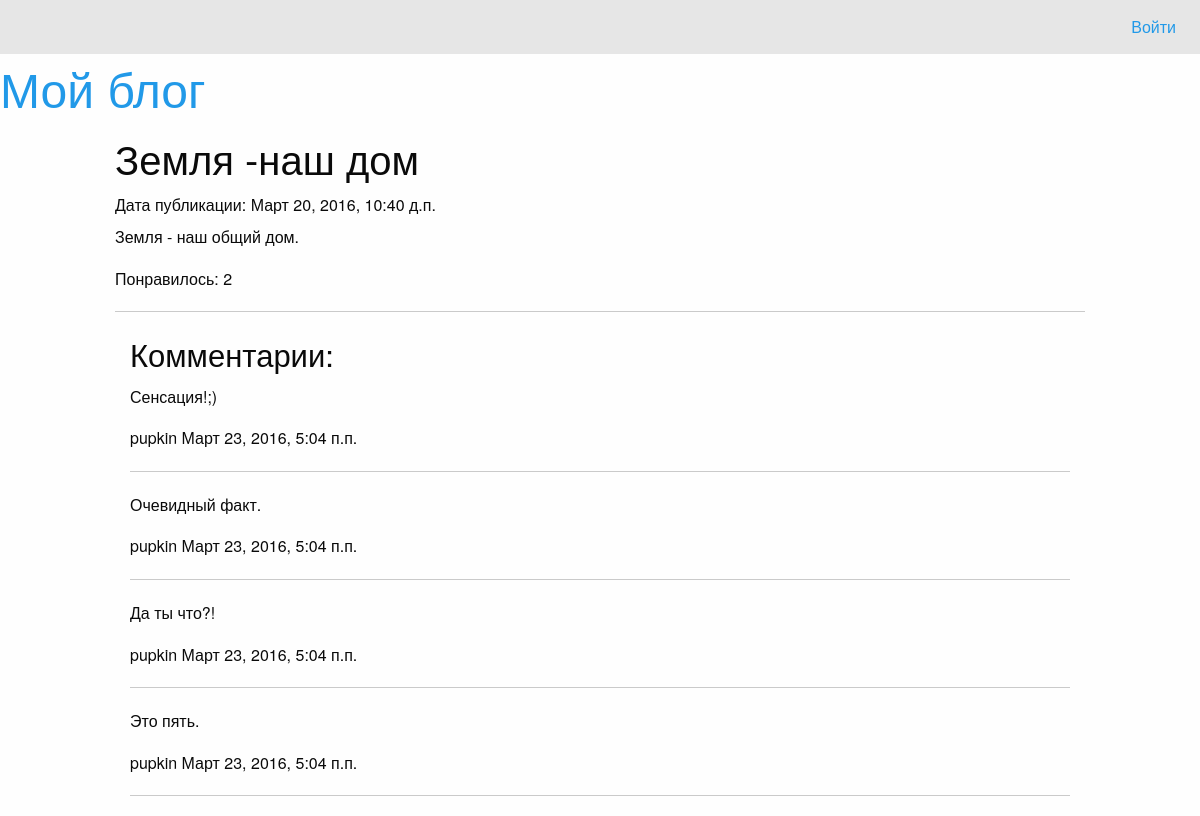
/articles/get/2/, run on the app's committed database.
### article/models.py (models this page shows, shortened)
class Article(models.Model):
    title = models.CharField(max_length = 200)
    text = models.TextField()
    date = models.DateTimeField()
    likes = models.IntegerField(default=0)
    class Meta:
        db_table = 'articles'
        verbose_name = "Статья"
        verbose_name_plural = "Статьи"

class Comment(models.Model):
    date = models.DateTimeField()  # (blank=True, null=True)
    text = models.TextField(verbose_name='Текст комментария')
    article = models.ForeignKey(Article)
    author  = models.ForeignKey(User)
    class Meta:
        db_table = 'comments'
        verbose_name = "Комментарий"
        verbose_name_plural = "Комментарии"

### article/views.py (the view)
# urls.py: url(r'^articles/get/(?P<id>\d+)/', views.article),
def article(request, id=1):
    article = get_object_or_404(Article, id=id)
    return render(request, 'article.html', {
        'article': article,
        'comments': article.comment_set.all(),
        'form': CommentForm(),
        'username': auth.get_user(request).username,
        })

### article/templates/article.html (shortened to what this page needs)
{% extends 'main.html' %}
{% block article %}
<h2>{{ article.title }}</h2>
<h6>Дата публикации: {{ article.date }}</h6>
<p>{{ article.text }}</p>
<p>Понравилось: {{ article.likes }}</p>
<hr>
<div class="large-offset-1 columns">
<h3>Комментарии:</h3>
{% for comment in comments %}
  <p>{{ comment.text }}</p>
  <p>{{ comment.author }} {{ comment.date }}</p>
  <hr>
{% endfor %}
</div>
{% endblock %}

### templates/main.html (shortened to what this page needs)
{% load staticfiles %}
<!DOCTYPE html>
<html lang="ru-RU">
<head>
  <link rel="stylesheet" type="text/css" href="{% static 'css/foundation.min.css' %}">
</head>
<body>
  <div class="top-bar">
    <section class="top-bar-right">
      <ul class="menu">
        {% if username %}
          <li><a href="/auth/logout/">Выйти [{{ username }}]</a></li>
        {% else %}
          <li><a href="/auth/login/">Войти</a></li>
        {% endif %}
      </ul>
    </section>
  </div>
  <h1><a href="/">Мой блог</a></h1>
  <div class="row large-10 columns">
    {% block article %}{% endblock %}
  </div>
</body>
</html>

### data on the page
Article: title "Земля -наш дом", date "Март 20, 2016, 10:40 д.п.", text "Земля - наш общий дом.", likes "2"
Comment: text "Сенсация!;)", author "pupkin", date "Март 23, 2016, 5:04 п.п."
Comment: text "Очевидный факт.", author "pupkin", date "Март 23, 2016, 5:04 п.п."
Comment: text "Да ты что?!", author "pupkin", date "Март 23, 2016, 5:04 п.п."
Comment: text "Это пять.", author "pupkin", date "Март 23, 2016, 5:04 п.п."
